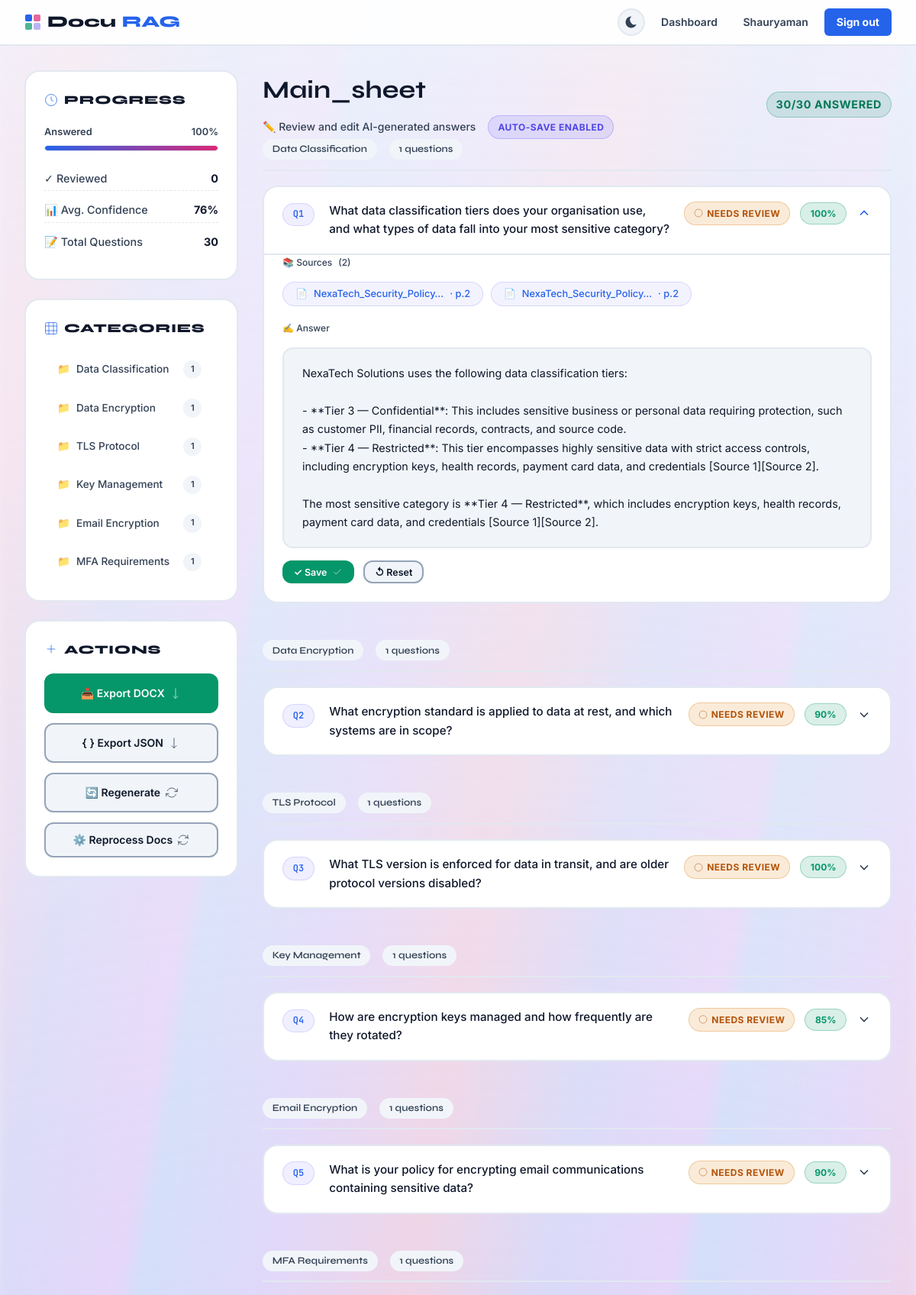
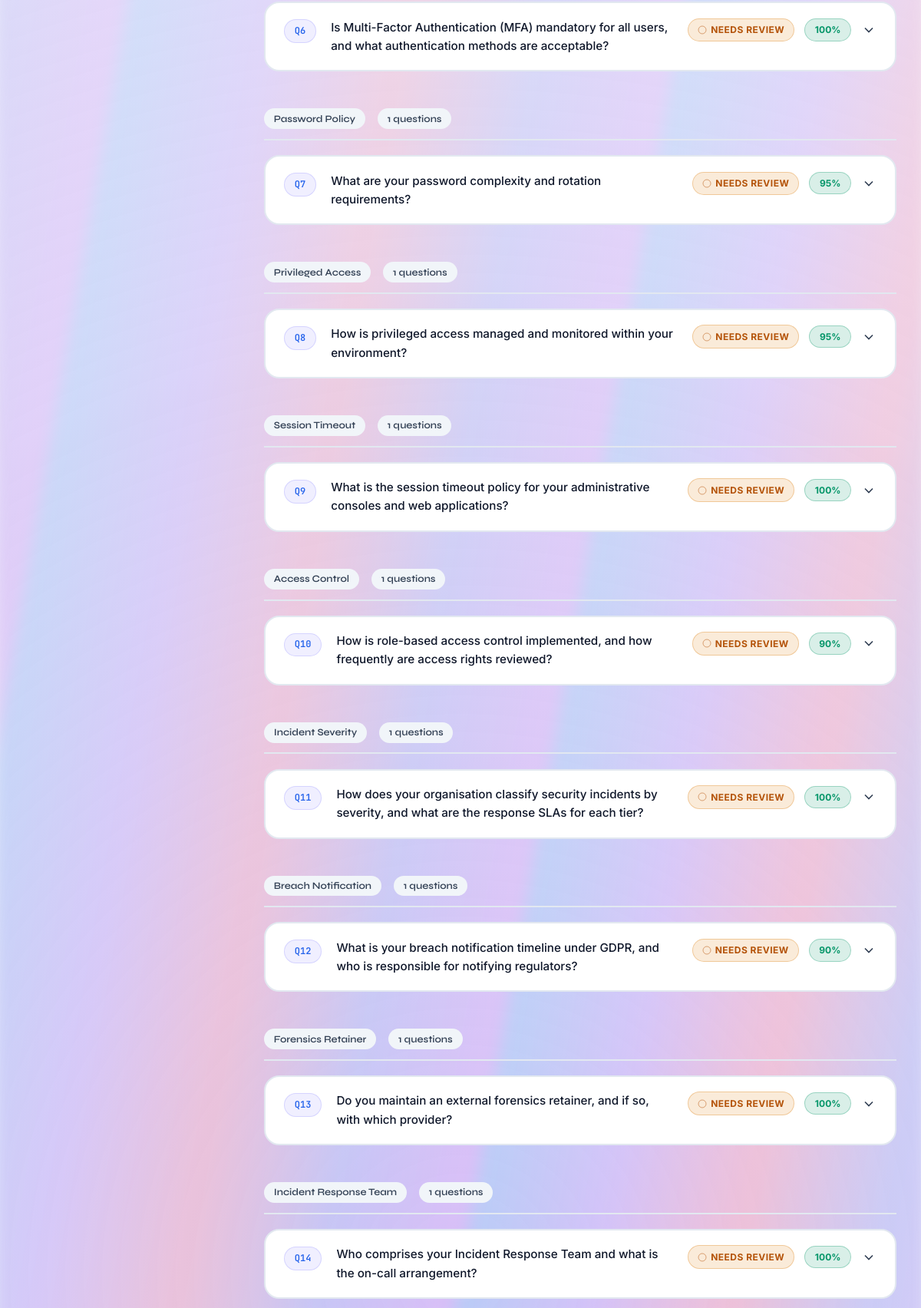
The app's page /project/1/review/ (signed in, upper part) with its own data (2 pictures, top to bottom).
### questionnaire/models.py (models this page shows, shortened)
class Project(models.Model):
    STATUS_CHOICES = [
        ('setup', 'Setting Up'),
        ('processing', 'Processing'),
        ('review', 'Under Review'),
        ('completed', 'Completed'),
    ]
    user = models.ForeignKey(User, on_delete=models.CASCADE, related_name='projects')
    name = models.CharField(max_length=300)
    description = models.TextField(blank=True)
    status = models.CharField(max_length=20, choices=STATUS_CHOICES, default='setup')
    created_at = models.DateTimeField(auto_now_add=True)
    updated_at = models.DateTimeField(auto_now=True)
    questionnaire_file = models.FileField(upload_to='questionnaires/', null=True, blank=True)
    total_questions = models.IntegerField(default=0)
    answered_questions = models.IntegerField(default=0)
    confidence_score = models.FloatField(default=0.0)
    class Meta:
        ordering = ['-created_at']
    @property
    def progress_percent(self):
        if self.total_questions == 0:
            return 0
        return int((self.answered_questions / self.total_questions) * 100)

class Question(models.Model):
    STATUS_CHOICES = [
        ('pending', 'Pending'),
        ('generating', 'Generating'),
        ('answered', 'Answered'),
        ('reviewed', 'Reviewed'),
    ]
    project = models.ForeignKey(Project, on_delete=models.CASCADE, related_name='questions')
    order = models.IntegerField()
    text = models.TextField()
    category = models.CharField(max_length=200, blank=True)
    status = models.CharField(max_length=20, choices=STATUS_CHOICES, default='pending')
    created_at = models.DateTimeField(auto_now_add=True)
    class Meta:
        ordering = ['order']

class Answer(models.Model):
    question = models.OneToOneField(Question, on_delete=models.CASCADE, related_name='answer')
    generated_answer = models.TextField()
    edited_answer = models.TextField(blank=True)
    citations = models.JSONField(default=list)
    confidence_score = models.FloatField(default=0.0)
    relevant_chunks = models.ManyToManyField(DocumentChunk, blank=True)
    generated_at = models.DateTimeField(auto_now_add=True)
    edited_at = models.DateTimeField(null=True, blank=True)
    is_edited = models.BooleanField(default=False)
    @property
    def final_answer(self):
        return self.edited_answer if self.is_edited else self.generated_answer

### questionnaire/views.py (the view)
# urls.py: path('project/<int:pk>/review/', views.project_review, name='project_review'),
@login_required
def project_review(request, pk):
    project = get_object_or_404(Project, pk=pk, user=request.user)
    questions = project.questions.select_related('answer').all()
    for q in questions:
        try:
            _ = q.answer  # touch the cached relation
            q.has_answer_flag = True
        except Exception:
            q.has_answer_flag = False
    categories = {}
    for q in questions:
        cat = q.category or 'General'
        if cat not in categories:
            categories[cat] = []
        categories[cat].append(q)
    return render(request, 'questionnaire/review.html', {
        'project': project,
        'questions': questions,
        'categories': categories,
    })

### templates/questionnaire/review.html (shortened to what this page needs)
{% extends 'base.html' %}
{% block content %}
<div class="container">
  <div class="review-layout">
    <div class="sidebar fade-up">
      <div class="sidebar-card">
        <h3>
          <svg viewBox="0 0 24 24" fill="none" stroke="currentColor">
            <circle cx="12" cy="12" r="10"/>
            <path d="M12 6v6l4 2"/>
          </svg>
          Progress
        </h3>
        <div class="progress-section">
          <div class="prog-label">
            <span>Answered</span>
            <span id="sidebarPct">{{ project.progress_percent }}%</span>
          </div>
          <div class="progress-bar" style="height:8px;">
            <div class="progress-fill" id="sidebarBar" style="width:{{ project.progress_percent }}%"></div>
          </div>
        </div>
        <div class="stat-mini">
          <span class="text-muted">✓ Reviewed</span>
          <span class="val" id="sidebarReviewed">{{ project.questions_reviewed|default:"0" }}</span>
        </div>
        <div class="stat-mini">
          <span class="text-muted">📊 Avg. Confidence</span>
          <span class="val" id="sidebarConf">{% widthratio project.confidence_score 1 100 %}%</span>
        </div>
        <div class="stat-mini">
          <span class="text-muted">📝 Total Questions</span>
          <span class="val">{{ project.total_questions|default:"0" }}</span>
        </div>
      </div>
      <div class="sidebar-card">
        <h3>
          <svg viewBox="0 0 24 24" fill="none" stroke="currentColor">
            <rect x="2" y="2" width="20" height="20" rx="2.5"/>
            <path d="M8 2v20M16 2v20M2 8h20M2 16h20"/>
          </svg>
          Categories
        </h3>
        <div style="max-height: 300px; overflow-y: auto; padding-right: 0.3rem;">
          {% for cat, qs in categories.items %}
          <a class="cat-link" href="#cat-{{ forloop.counter }}" onclick="smoothScroll(this)">
            <span style="display: flex; align-items: center; gap: 0.5rem;">
              <span>📁</span>
              {{ cat }}
            </span>
            <span class="cat-count">{{ qs|length }}</span>
          </a>
          {% endfor %}
        </div>
      </div>
      <div class="sidebar-card">
        <h3>
          <svg viewBox="0 0 24 24" fill="none" stroke="currentColor">
            <path d="M12 5v14M5 12h14"/>
          </svg>
          Actions
        </h3>
        <div class="sidebar-actions">
          <a href="{% url 'project_export' project.pk %}?format=docx" class="btn btn-success group">
            <span>📥 Export DOCX</span>
            <svg width="16" height="16" viewBox="0 0 24 24" fill="none" stroke="currentColor" class="transition-transform group-hover:translate-x-1">
              <path d="M7 17l5 5 5-5M12 22V2"/>
            </svg>
          </a>
          <a href="{% url 'project_export' project.pk %}?format=json" class="btn btn-secondary group">
            <span>{ } Export JSON</span>
            <svg width="16" height="16" viewBox="0 0 24 24" fill="none" stroke="currentColor" class="transition-transform group-hover:translate-x-1">
              <path d="M7 17l5 5 5-5M12 22V2"/>
            </svg>
          </a>
          <a href="{% url 'project_generate' project.pk %}" class="btn btn-secondary group">
            <span>🔄 Regenerate</span>
            <svg width="16" height="16" viewBox="0 0 24 24" fill="none" stroke="currentColor" class="spin group-hover:animate-spin">
              <path d="M23 4v6h-6M1 20v-6h6"/>
              <path d="M3.51 9a9 9 0 0 1 14.85-3.36L23 10M1 14l4.64 4.36A9 9 0 0 0 20.49 15"/>
            </svg>
          </a>
          <button onclick="reprocessDocs()" class="btn btn-secondary group" id="reprocessBtn">
            <span>⚙️ Reprocess Docs</span>
            <svg width="16" height="16" viewBox="0 0 24 24" fill="none" stroke="currentColor">
              <path d="M21 2v6h-6M3 22v-6h6"/>
              <path d="M3.51 9a9 9 0 0 1 14.85-3.36L23 10M1 14l4.64 4.36A9 9 0 0 0 20.49 15"/>
            </svg>
          </button>
        </div>
      </div>
    </div>
    <div class="fade-up-2">
      <div class="flex items-center justify-between mb-6">
        <div>
          <h1 class="font-display text-2xl font-extrabold">{{ project.name }}</h1>
          <p class="text-muted text-sm flex items-center gap-2 mt-1">
            <span>✏️ Review and edit AI-generated answers</span>
            <span class="badge badge-purple">Auto-save enabled</span>
          </p>
        </div>
        <span class="badge badge-green" style="font-size:0.9rem;">
          {{ project.answered_questions }}/{{ project.total_questions }} answered
        </span>
      </div>
      {% for cat, cat_questions in categories.items %}
      <div class="qa-section" id="cat-{{ forloop.counter }}">
        <div class="qa-section-title">
          <span>{{ cat }}</span>
          <span>{{ cat_questions|length }} questions</span>
        </div>
        {% for q in cat_questions %}
        <div class="qa-card {% if q.status == 'reviewed' %}reviewed{% elif q.status == 'generating' %}generating{% endif %}" id="qcard-{{ q.pk }}" data-question-id="{{ q.pk }}">
          {% if q.status == 'generating' %}
          <div class="processing-state">
            <div class="spinner"></div>
            <span>Generating answer for Q{{ q.order }}...</span>
            <span class="text-muted text-xs ml-auto">This may take a few seconds</span>
          </div>
          {% else %}
          <div class="qa-header" onclick="toggleQA({{ q.pk }})">
            <span class="q-badge">Q{{ q.order }}</span>
            <span class="q-text">{{ q.text }}</span>
            <div class="q-meta">
              {% if q.status == 'reviewed' %}
              <span class="badge badge-green">
                <svg width="12" height="12" viewBox="0 0 24 24" fill="none" stroke="currentColor">
                  <path d="M20 6L9 17l-5-5"/>
                </svg>
                Reviewed
              </span>
              {% elif q.status == 'answered' %}
              <span class="badge badge-orange">
                <svg width="12" height="12" viewBox="0 0 24 24" fill="none" stroke="currentColor">
                  <circle cx="12" cy="12" r="10"/>
                </svg>
                Needs review
              </span>
              {% endif %}
              {% if q.status != 'pending' and q.answer.confidence_score %}
              <span class="conf-badge
                {% if q.answer.confidence_score >= 0.7 %}conf-high
                {% elif q.answer.confidence_score >= 0.4 %}conf-med
                {% else %}conf-low
                {% endif %}">
                {% widthratio q.answer.confidence_score 1 100 %}%
              </span>
              {% endif %}
              <svg class="chevron" id="chev-{{ q.pk }}" viewBox="0 0 24 24" fill="none" stroke="currentColor" stroke-width="2">
                <path d="M6 9l6 6 6-6"/>
              </svg>
            </div>
          </div>
          <div class="qa-body" id="body-{{ q.pk }}">
            {% if q.status != 'pending' and q.answer %}
            {% with ans=q.answer %}
            {% if ans.citations %}
            <div>
              <div class="text-xs uppercase tracking-wider text-muted font-bold mb-2 flex items-center gap-1">
                <span>📚 Sources</span>
                <span class="text-xs">({{ ans.citations|length }})</span>
              </div>
              <div class="citation-list">
                {% for cit in ans.citations %}
                <div class="citation-chip">
                  <span>📄</span>
                  <span>{{ cit.document|truncatechars:25 }}</span>
                  {% if cit.page %}<span>· p.{{ cit.page }}</span>{% endif %}
                </div>
                {% endfor %}
              </div>
            </div>
            {% endif %}
            <div>
              <div class="text-xs uppercase tracking-wider text-muted font-bold mb-2 flex items-center gap-1">
                <span>✍️ Answer</span>
              </div>
              <div
                class="answer-box"
                contenteditable="true"
                id="ans-{{ ans.pk }}"
                data-answer-id="{{ ans.pk }}"
                data-original="{{ ans.final_answer|escapejs }}"
                oninput="markDirty({{ ans.pk }})"
                onkeydown="handleKeyDown(event, {{ ans.pk }})"
              >{{ ans.final_answer }}</div>
              <div class="answer-actions">
                <button class="btn btn-success btn-sm group" onclick="saveAnswer({{ ans.pk }})">
                  <span>✓ Save</span>
                  <svg width="14" height="14" viewBox="0 0 24 24" fill="none" stroke="currentColor" class="transition-transform group-hover:translate-x-1">
                    <path d="M20 6L9 17l-5-5"/>
                  </svg>
                </button>
                <button class="btn btn-secondary btn-sm" onclick="resetAnswer({{ ans.pk }})">
                  <span>↺ Reset</span>
                </button>
              </div>
            </div>
            {% endwith %}
            {% endif %}
          </div>
          {% endif %}
        </div>
        {% endfor %}
      </div>
      {% endfor %}
    </div>
  </div>
</div>
{% endblock %}

### templates/base.html (shortened to what this page needs)
<!DOCTYPE html>
<html lang="en">
<head>
</head>
<body>
<div class="aurora-container">
</div>
<nav>
  <a href="{% url 'dashboard' %}" class="nav-brand">
    Docu<span class="dot">RAG</span>
  </a>
  <div class="nav-links">
    <button class="theme-toggle" onclick="toggleDarkMode()" title="Toggle dark mode">
      <svg viewBox="0 0 24 24">
        <path d="M12 3c.132 0 .263 0 .393 0a7.5 7.5 0 0 0 7.92 12.446a9 9 0 1 1 -8.313-12.454z"/>
      </svg>
    </button>
    {% if user.is_authenticated %}
    <a href="{% url 'dashboard' %}">Dashboard</a>
    <a href="{% url 'profile' %}">{{ user.username }}</a>
    <a href="{% url 'logout' %}" class="btn-nav">Sign out</a>
    {% else %}
    <a href="{% url 'login' %}">Sign in</a>
    <a href="{% url 'register' %}" class="btn-nav">Get started</a>
    {% endif %}
  </div>
</nav>
<main>
{% block content %}{% endblock %}
</main>
</body>
</html>

### records on screen
Project: progress_percent "100", confidence_score "76", total_questions "30", name "Main_sheet", answered_questions "30"
Question: category "Data Classification", qs "1", cat_questions "1", order "1", text "What data classification tiers does your organisation use, and what types of data fall into your most sensitive category?", status "answered" (drawn), confidence_score "100", answer.citations|length "2", document "NexaTech_Security_Policy…" "NexaTech_Security_Policy…", page "2" "2", answer.final_answer "NexaTech Solutions uses the following data classification tiers: - **Tier 3 — Confidential**: This includes sensitive business or personal data requiring protection, such as customer PII, financial records, contracts, and source code. - **Tier 4 — Restricted**: This tier encompasses highly sensitive data with strict access controls, including encryption keys, health records, payment card data, and credentials [Source 1][Source 2]. The most sensitive category is **Tier 4 — Restricted**, which includes encryption keys, health records, payment card data, and credentials [Source 1][Source 2]."
Question: category "Data Encryption", qs "1", cat_questions "1", order "2", text "What encryption standard is applied to data at rest, and which systems are in scope?", status "answered" (drawn), confidence_score "90"
Question: category "TLS Protocol", qs "1", cat_questions "1", order "3", text "What TLS version is enforced for data in transit, and are older protocol versions disabled?", status "answered" (drawn), confidence_score "100"
Question: category "Key Management", qs "1", cat_questions "1", order "4", text "How are encryption keys managed and how frequently are they rotated?", status "answered" (drawn), confidence_score "85"
Question: category "Email Encryption", qs "1", cat_questions "1", order "5", text "What is your policy for encrypting email communications containing sensitive data?", status "answered" (drawn), confidence_score "90"
Question: category "MFA Requirements", qs "1", cat_questions "1", order "6", text "Is Multi-Factor Authentication (MFA) mandatory for all users, and what authentication methods are acceptable?", status "answered" (drawn), confidence_score "100"
Question: category "Password Policy", cat_questions "1", order "7", text "What are your password complexity and rotation requirements?", status "answered" (drawn), confidence_score "95"
Question: category "Privileged Access", cat_questions "1", order "8", text "How is privileged access managed and monitored within your environment?", status "answered" (drawn), confidence_score "95"
Question: category "Session Timeout", cat_questions "1", order "9", text "What is the session timeout policy for your administrative consoles and web applications?", status "answered" (drawn), confidence_score "100"
Question: category "Access Control", cat_questions "1", order "10", text "How is role-based access control implemented, and how frequently are access rights reviewed?", status "answered" (drawn), confidence_score "90"
Question: category "Incident Severity", cat_questions "1", order "11", text "How does your organisation classify security incidents by severity, and what are the response SLAs for each tier?", status "answered" (drawn), confidence_score "100"
Question: category "Breach Notification", cat_questions "1", order "12", text "What is your breach notification timeline under GDPR, and who is responsible for notifying regulators?", status "answered" (drawn), confidence_score "90"
Question: category "Forensics Retainer", cat_questions "1", order "13", text "Do you maintain an external forensics retainer, and if so, with which provider?", status "answered" (drawn), confidence_score "100"
Question: category "Incident Response Team", cat_questions "1", order "14", text "Who comprises your Incident Response Team and what is the on-call arrangement?", status "answered" (drawn), confidence_score "100"

### other values on screen
{{ user.username }} "Shauryaman"
{{ project.questions_reviewed|default:"0" }} "0"
